Frame 1 (no input): blank canvas, image omitted
Frame 60 (no input): blank canvas, image omitted
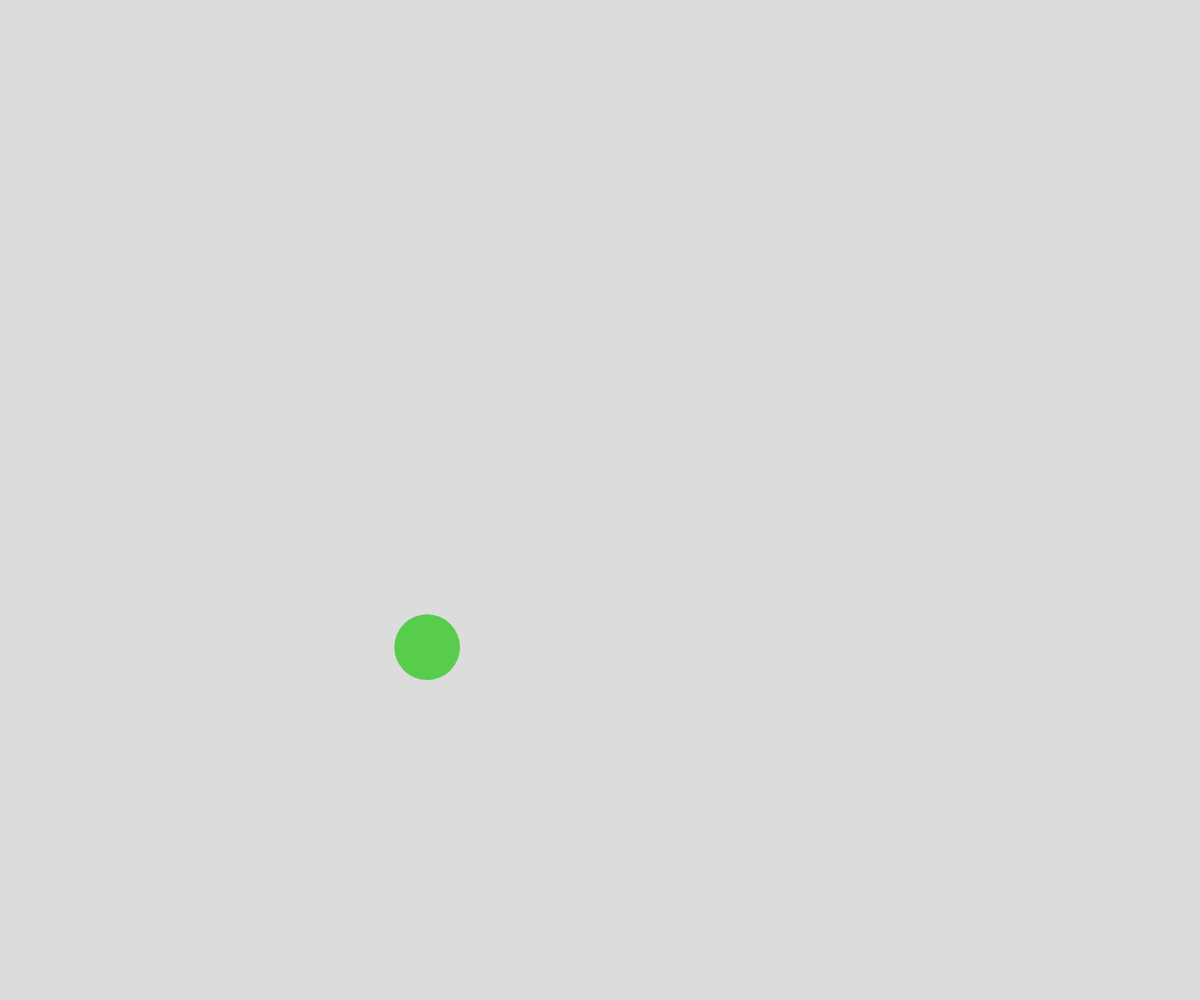
Frame 120 (the mouse pressed at the canvas centre since frame 60)

The p5.js sketch whose frames 1 and 60 were blank and that drew this single picture after the mouse press (run headless with seeded random() and noise() and a simulated clock; from frame 60 on, the mouse is pressed at the canvas centre):

// p5.js sketch
// ── sketch.js
// Project Title
// Your Name
// Date
//
// Extra for Experts:
// - describe what you did to take this project "above and beyond"

class Ball{
  constructor(x, y){
    this.x = x;
    this.y = y;
    this.radius = random(15, 40);
    this.dx = random(-5, 5);
    this.dy = random(-5, 5);
    this.R = random(0, 255);
    this.G = random(0, 255);
    this.B = random(0, 255);
  }

  display(){
    noStroke();
    fill(this.R, this.G, this.B);
    circle(this.x, this.y, this.radius*2);
  }

  update(){

    if(this.x-this.radius < 0 || this.x+this.radius > width){
      this.dx *= -1;
    }else if(this.y-this.radius < 0 || this.y+this.radius > height){
      this.dy *= -1;
    }

    this.x += this.dx;
    this.y += this.dy;
  }

  bounceOff(otherBall){
    let radiisum = this.radius + otherBall.radius;
    let dist_actual = dist(this.x, this.y, otherBall.x, otherBall.y);
    if(dist_actual <= radiisum){
      let tempX = this.dx;
      let tempY = this.dy;

      this.dx = otherBall.dx;
      this.dy = otherBall.dy;
      otherBall.dx = tempX;
      otherBall.dy = tempY;

      // let dx_before = this.dx;
      // let dy_before = this.dy;
      // this.dx = dy_before*-1;
      // this.dy = dx_before*-1;
    }
  }
}

let balls = [];

function setup() {
  createCanvas(windowWidth, windowHeight);
}

function draw() {
  background(220);
  for(let ball of balls){
    ball.display();
    ball.update();
    for(let otherball of balls){
      if(ball === otherball){continue;}
      ball.bounceOff(otherball);
    }
  }
}


function mousePressed(){
  let someBalll = new Ball(mouseX, mouseY);
  balls.push(someBalll);
}
